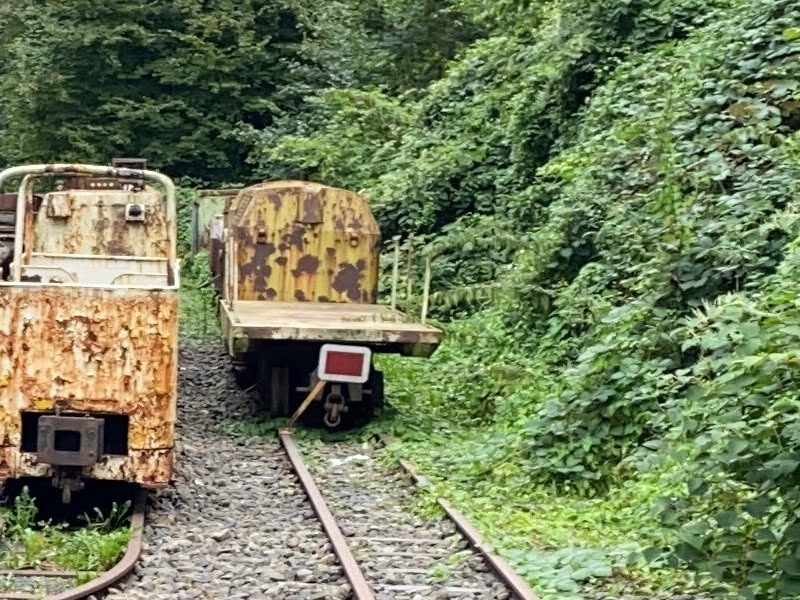
#> input picture ObjectDetection/figures/Muttentalbahn.jpg, 800 x 600 px
$ jupyter execute ObjectDetection.ipynb
#> lines starting #> are read from the running program, lines starting #| are printed output that depends on the picture; after the words box and inside, x2 and y2 are one past the last pixel; in counts of white or black regions, pixels touching at a corner belong together
# Object detection

After importing and manipulating images, the detection of objects in these images is a common next step. We will introduce histogram of oriented gradients filter and analytical methods.

[cell 1]
# Import OpenCV
import cv2
# Since OpenCV is based on numpy:
import numpy as np
# Import pyplot (we will need this to plot with the notebook)
import matplotlib.pyplot as plt
# Helper function to provide plots in true colors in the notebook
def imshow(title, im):
    plt.imshow(cv2.cvtColor(im, cv2.COLOR_BGR2RGB))
    plt.title(title)

## Analytical methods

We will try to detect the location and size of a red Sh2-signal, as depicted below:

[cell 2]
# Load and inspect image
im = cv2.imread('figures/Muttentalbahn.jpg')
#> im is the input picture: shape (600, 800, 3); mean B, G, R 92.6, 127.8, 116.3
imshow('Muttentalbahn', im)

We will try to find it due to its strong red colour, let's inspect the three colour channels:

[cell 3]
plt.figure(figsize = (8,12))
plt.subplot(131)
plt.imshow(im[:,:,0], cmap = 'jet')
plt.title('Blue')
plt.subplot(132)
plt.imshow(im[:,:,1], cmap = 'jet')
plt.title('Green')
plt.subplot(133)
plt.imshow(im[:,:,2], cmap = 'jet')
plt.title('Red')

Apparently, the red isn't as strong as hoped for, especially the brown rust makes it difficult. However, we can remove parts of the brown by observing that green and red channels look almost the same for the rusty patches, so **Red - Green** may be helpful:

[cell 4]
plt.imshow(im[:,:,2] - im[:,:,1], cmap = 'jet')
plt.colorbar()

Indeed, the signal values appear to be between 60 and 90 in the subtracted image.

[cell 5]
imRdGn = im[:,:,2] - im[:,:,1]
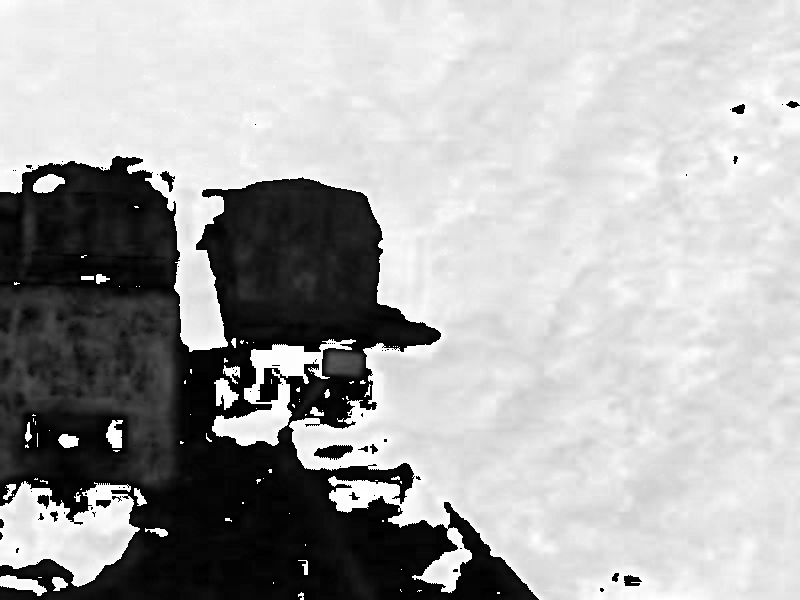
#> imRdGn: shape (600, 800); min 0, max 255, mean 168.9
imFilt = 255.0*(imRdGn > 60)*(imRdGn<90)
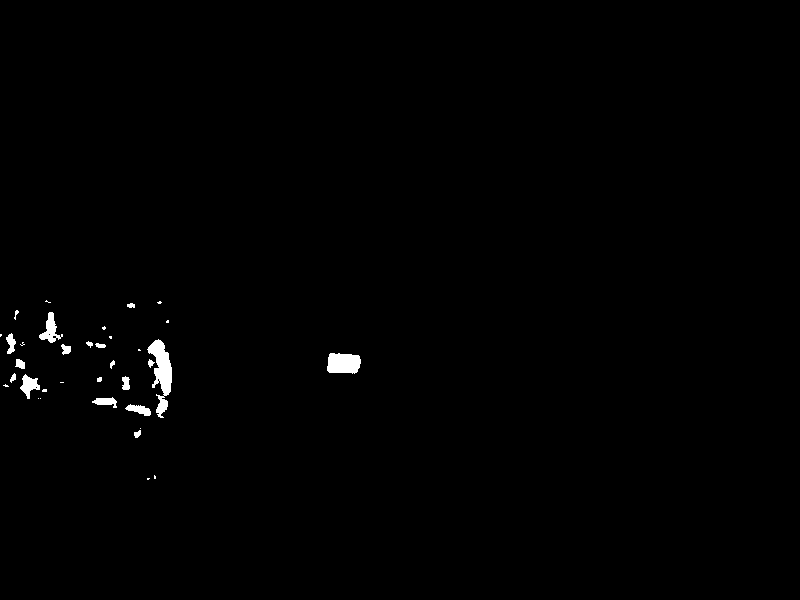
#> imFilt: shape (600, 800) float64; 0.66% white; 35 white regions (16 under 20 px), largest, box (x1, y1, x2, y2) and area: (147, 339, 172, 418) 943, (327, 353, 361, 374) 604, (39, 312, 63, 343) 312
ret,imBW = cv2.threshold(imFilt,250,255,cv2.THRESH_BINARY)
plt.imshow(imBW)

The signal is visible, however also plenty of rust on the left side. Morphological operations can be used to remove these:

[cell 6]
# Define Kernel
kernel = np.ones((7,7),np.uint8)
# Twice erosion
imBW = cv2.erode(imBW,kernel,iterations = 3)
#> imBW: shape (600, 800) float64; 0% white in thin lines or dots, all inside (x1, y1, x2, y2) = (338, 363, 343, 364)
# Twice dilation to restore original size
imBW = cv2.dilate(imBW,kernel,iterations = 4)
#> imBW: shape (600, 800) float64; 0.15% white; 1 white region, box (x1, y1, x2, y2) and area: (326, 351, 355, 376) 725
# Plot
plt.imshow(imBW)

[cell 7]
imBW = np.uint8(imBW)
#> imBW: shape (600, 800); 0.15% white; 1 white region
#edges = cv2.Canny(imBW, 100,200)
contours, hierarchy= cv2.findContours(imBW,
                                      cv2.RETR_LIST,
                                      cv2.CHAIN_APPROX_NONE)
#> contours = 1 contour; box (x1, y1, x2, y2) and area: (326, 351, 355, 376) 672
for c in contours:
    accuracy= 0.03 * cv2.arcLength(c, True)
    approx= cv2.approxPolyDP(c,accuracy,True)
    cv2.drawContours(im, [approx], 0, (255,0,255),5)
    cv2.putText(im, 'Sh2',
                (c[:,0][:,0].max()+15, c[:,0][:,1].min()+15),
                cv2.FONT_HERSHEY_SIMPLEX,
                   3, (255,0,255), 4, cv2.LINE_AA)
#> this loop made 1 pass
#> (accuracy, approx) on pass 1: (3.12, [[326, 351], [326, 375], [354, 375], [354, 351]])
#> im: shape (600, 800, 3); 0.81% of pixels changed, all inside (x1, y1, x2, y2) = (323, 300, 541, 379)

imshow('Detected object',im)

## Exercise

Try to detect the locomotive to the left in a similar fashion, effectively building a computer vision pipeline.

[cell 8]
# Load and inspect image
im = cv2.imread('figures/Muttentalbahn.jpg')
imRed = im[:,:,2]
# Smoothing to remove ballast
imRed = cv2.GaussianBlur(imRed,(35,35), 13)
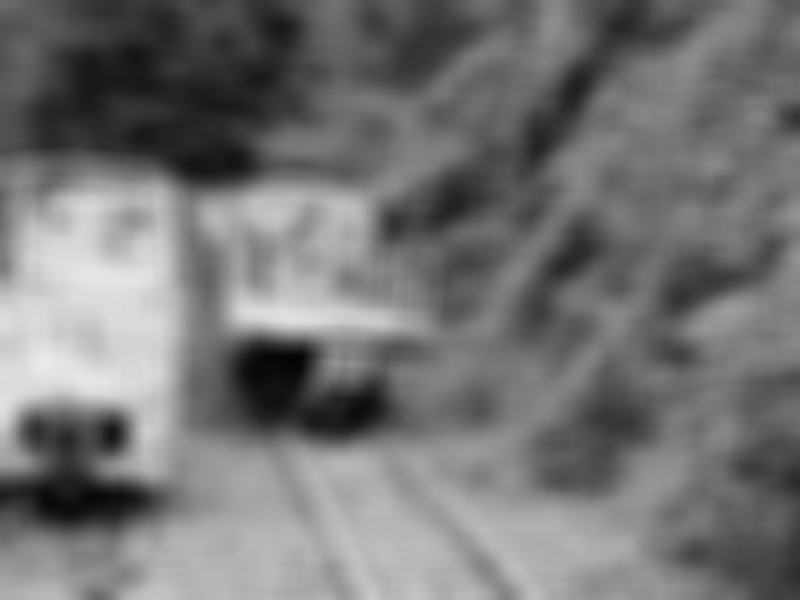
#> imRed: shape (600, 800); min 4, max 235, mean 116.3
# Thresholdung
ret,imLoco = cv2.threshold(imRed,205,255,cv2.THRESH_BINARY)
#> imLoco: shape (600, 800); 4.7% white; 3 white regions (1 under 20 px), largest, box (x1, y1, x2, y2) and area: (0, 201, 166, 425) 20765, (238, 303, 343, 325) 1656
# Convert to black and white
imBW = np.uint8(imLoco)
# Define Kernel
kernel = np.ones((15,15),np.uint8)
# Twice dilation to close contour gaps
imBW = cv2.dilate(imBW,kernel,iterations =2)
#> imBW: shape (600, 800); 8.4% white; 2 white regions

contours, hierarchy= cv2.findContours(imBW,
                                      cv2.RETR_LIST,
                                      cv2.CHAIN_APPROX_NONE)
#> contours = 2 contours; box (x1, y1, x2, y2) and area: (0, 187, 180, 439) 33766, (224, 289, 357, 339) 5867
for c in contours:
    accuracy= 0.03 * cv2.arcLength(c, True)
    approx= cv2.approxPolyDP(c,accuracy,True)
    # Only "rich" contours which are more than a quadrangle:
    if len(approx) > 4:
        cv2.drawContours(im, [approx], 0, (255,0,255),5)
#> this loop made 2 passes
#> (accuracy, approx) on pass 1: (10.26, [[224, 294], [231, 332], [356, 328], [354, 297]])
#> accuracy on pass 2: 25.92
#> im: shape (600, 800, 3); 1.1% of pixels changed, all inside (x1, y1, x2, y2) = (0, 184, 180, 442)


imshow('Detected object',im)

## Face detection

After the analytical approach, which has certain drawbacks e.g. under changing lighting conditions, we will find faces in an image using a histogram of oriented gradients (HOG) approach. This is a quite efficient way and is the typical implementation in e.g. smartphone cameras.

To load the classifier, which is shipped with OpenCV, it is necessary to provide the full path to the ```load```method.

[cell 9]
im = cv2.imread('figures/Winners2019.jpg')
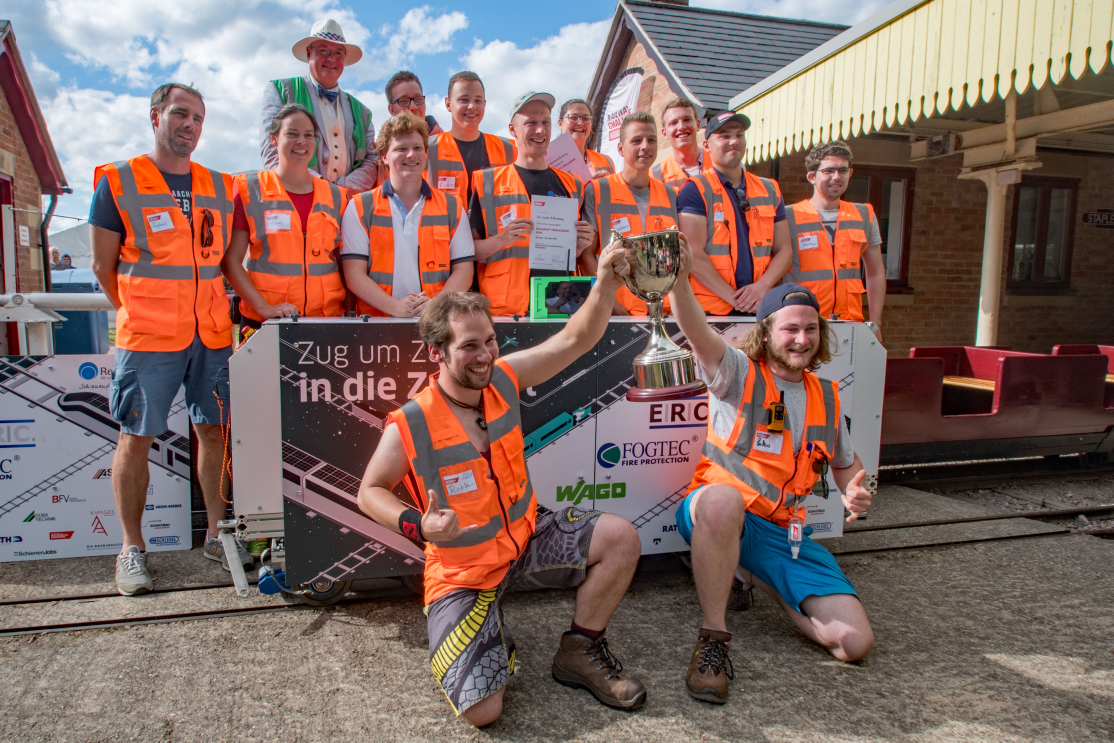
#> input picture ObjectDetection/figures/Winners2019.jpg, 5568 x 3712 px (shown at 1/5 size)
#> im is the input picture: shape (3712, 5568, 3); mean B, G, R 100.8, 106.6, 130.6
h,w,c = im.shape
#> h = 3712; w = 5568; c = 3
im = cv2.resize(im, (int(0.25*w), int(0.25*h)))
#> im: shape (928, 1392, 3)
face_cascade = cv2.CascadeClassifier()
face_cascade.load('/Users/raphael/opt/anaconda3/envs/opencvjupyter/share/opencv4/haarcascades/haarcascade_frontalface_alt.xml')

imshow('Winners', im)

[cell 10]
imGray = cv2.cvtColor(im, cv2.COLOR_BGR2GRAY)
imGray = cv2.equalizeHist(imGray)
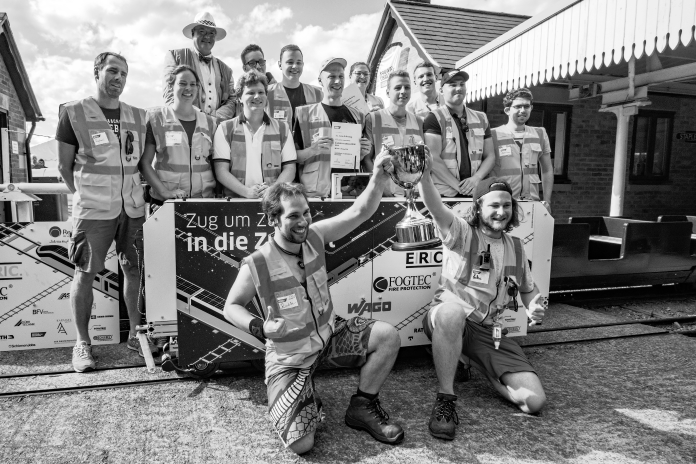
#> imGray: shape (928, 1392) (shown at 1/2 size); min 0, max 255, mean 128

faces = face_cascade.detectMultiScale(imGray, 1.05, 10)
#> faces = [[702, 130, 44, 44], [648, 136, 50, 50], [350, 149, 51, 51], [488, 166, 50, 50], [828, 133, 47, 47], [1020, 194, 51, 51], [563, 106, 50, 50], [893, 153, 46, 46], [779, 156, 51, 51], [165, 607, 72, 72], [963, 385, 72, 72], [208, 123, 57, 57]]

[cell 11]
imFaces = im.copy()
for (x,y,w,h) in faces:
        imFaces = cv2.rectangle(im, (x, y), (x+w,y+h), (255, 0, 255), 5)
#> this loop made 12 passes
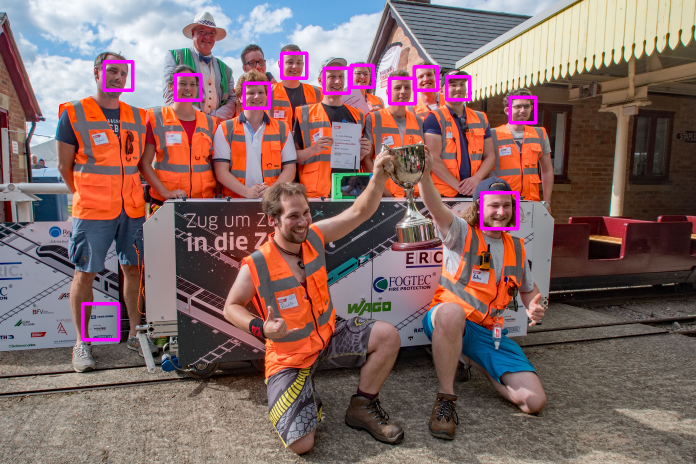
#> im: shape (928, 1392, 3) (shown at 1/2 size); mean B, G, R 102.8, 105.1, 132

[cell 12]
imshow('Winners', imFaces)

This results shows that with object detection, we will mostly obtain false positive (lower left) as well as false negative (front and back).

Advantages are the higher robustness against changing environments and the comparably little required data for custom training.

## Exercise

The ```detectMultiScale``` method accepts several optional parameters, most notably the detection threshold and the windowStride, currently 1.05 and 10, resepectively. Experiment with these parameters. Can you detect the two missing persons? What happens to your overall detection?

[cell 13]
faces = face_cascade.detectMultiScale(imGray, 1.02, 2)
#> faces = 20 rows, first 6: [1202, 348, 26, 26], [693, 749, 33, 33], [702, 131, 44, 44], [350, 149, 51, 51], [163, 605, 76, 76], [563, 106, 50, 50]
imFaces = im.copy()
for (x,y,w,h) in faces:
        imFaces = cv2.rectangle(im, (x, y), (x+w,y+h), (255, 0, 255), 5)
#> this loop made 20 passes
#> (x, y, w, h) on passes 1 to 12: (1202, 348, 26, 26), (693, 749, 33, 33), (702, 131, 44, 44), (350, 149, 51, 51), (163, 605, 76, 76), (563, 106, 50, 50), (828, 133, 46, 46), (778, 156, 52, 52), (1019, 194, 50, 50), (893, 153, 46, 46), (1028, 412, 42, 42), (647, 134, 53, 53)
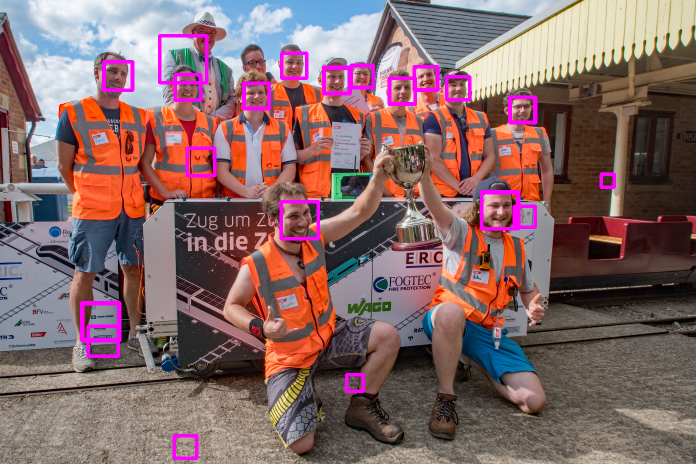
#> im: shape (928, 1392, 3) (shown at 1/2 size); 1.02% of pixels changed, all inside (x1, y1, x2, y2) = (160, 68, 1232, 920)
imshow('Winners', imFaces)

## Exercise

Use the ```haarcascade_fullbody.xm``` classifier to detect people in 'figures/Korea2.jpg'.

How many can you detect?

[cell 14]
im = cv2.imread('figures/Korea2.jpg')
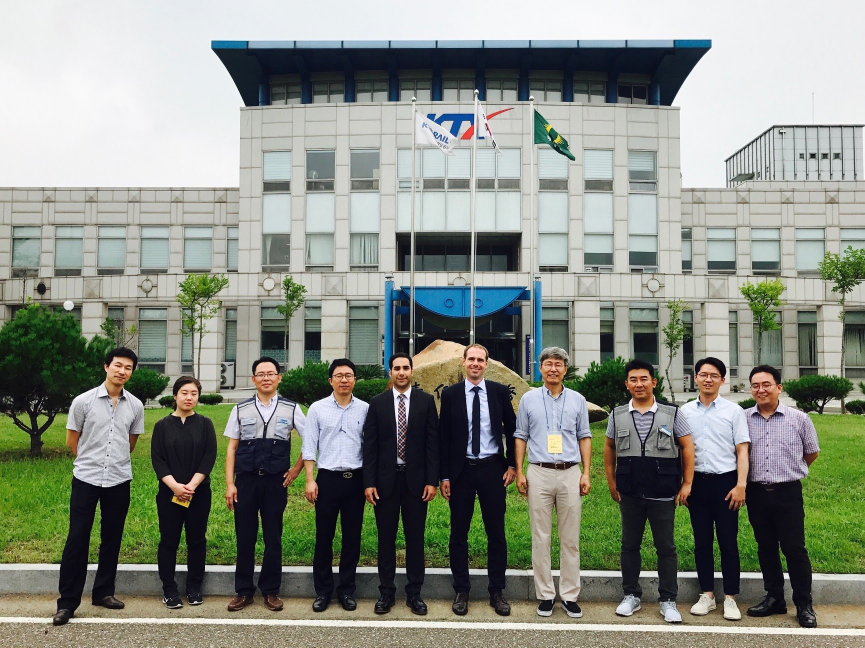
#> input picture ObjectDetection/figures/Korea2.jpg, 1729 x 1295 px (shown at 1/2 size)
#> im is the input picture: shape (1295, 1729, 3); mean B, G, R 131.4, 141.8, 137
h,w,c = im.shape
#> h = 1295; w = 1729
im = cv2.resize(im, (int(0.25*w), int(0.25*h)))
#> im: shape (323, 432, 3)
body_cascade = cv2.CascadeClassifier()
body_cascade.load('/Users/raphael/opt/anaconda3/envs/opencvjupyter/share/opencv4/haarcascades/haarcascade_fullbody.xml')
imGray = cv2.cvtColor(im, cv2.COLOR_BGR2GRAY)
#> imGray: shape (323, 432)
imGray = cv2.equalizeHist(imGray)
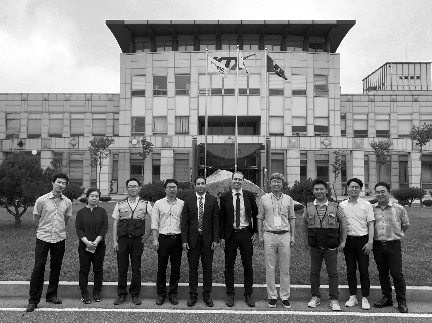
#> imGray: shape (323, 432); min 0, max 255, mean 128.3

bodies = body_cascade.detectMultiScale(imGray, 1.01, 10)
#> bodies = [[289, 182, 61, 121], [101, 198, 56, 111], [58, 190, 61, 122], [133, 166, 68, 136], [5, 151, 83, 166]]
imFaces = im.copy()
for (x,y,w,h) in bodies:
        imBodies = cv2.rectangle(im, (x, y), (x+w,y+h), (255, 0, 255), 2)
#> this loop made 5 passes
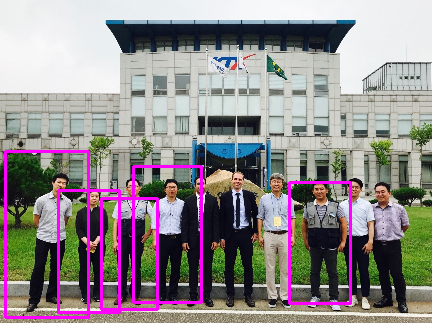
#> im: shape (323, 432, 3); mean B, G, R 138.5, 137.6, 143.5

imshow('Korea', imBodies)
